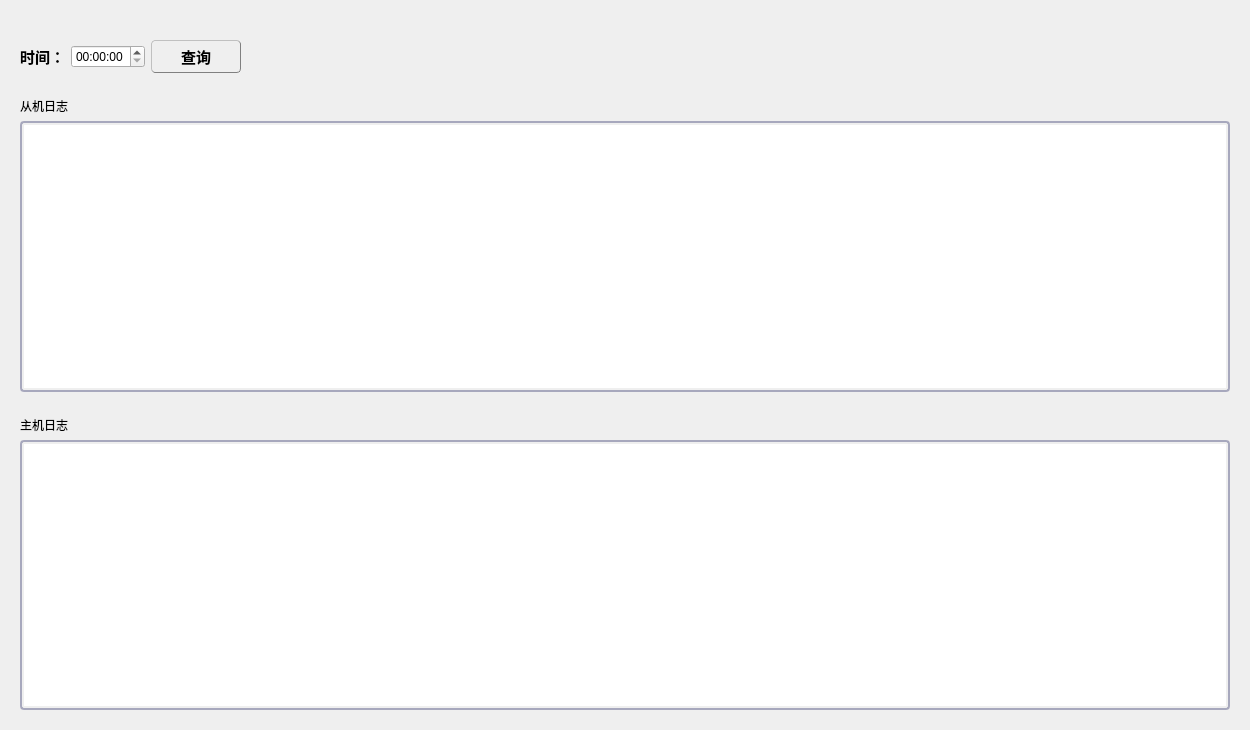
<?xml version="1.0" encoding="UTF-8"?>
<ui version="4.0">
 <class>FindXlsx</class>
 <widget class="QWidget" name="FindXlsx">
  <property name="geometry">
   <rect>
    <x>0</x>
    <y>0</y>
    <width>1250</width>
    <height>730</height>
   </rect>
  </property>
  <property name="minimumSize">
   <size>
    <width>0</width>
    <height>0</height>
   </size>
  </property>
  <property name="windowTitle">
   <string>日志查询</string>
  </property>
  <property name="styleSheet">
   <string notr="true"/>
  </property>
  <layout class="QGridLayout" name="gridLayout">
   <item row="0" column="0">
    <widget class="QLabel" name="label">
     <property name="text">
      <string/>
     </property>
    </widget>
   </item>
   <item row="1" column="0">
    <widget class="QWidget" name="widget" native="true">
     <layout class="QHBoxLayout" name="horizontalLayout">
      <item>
       <widget class="QLabel" name="label_4">
        <property name="styleSheet">
         <string notr="true">QLabel {
    font: 11pt;
	font: bold;
	font-family:&quot;Vrinda&quot;;
    color: rgb(0，0，0)；
	
}</string>
        </property>
        <property name="text">
         <string>时间：</string>
        </property>
       </widget>
      </item>
      <item>
       <widget class="QTimeEdit" name="timeEdit"/>
      </item>
      <item>
       <widget class="QPushButton" name="pushButton">
        <property name="styleSheet">
         <string notr="true">QPushButton{
    font: 11pt;
	font: bold;
	font-family:&quot;Vrinda&quot;;
	background-color:rgb(0,0,127);
	border:1px groove gray;
	border-radius:4px;
	padding:4px 4px;
	border-style: outset;
	width:80px;
	background-color:transparent;
}
QPushButton:hover{background-color:rgb(229, 241, 251); color: black;}
 QPushButton:pressed{background-color:rgb(204, 228, 247);border-style: inset;}</string>
        </property>
        <property name="text">
         <string>查询</string>
        </property>
       </widget>
      </item>
      <item>
       <spacer name="horizontalSpacer">
        <property name="orientation">
         <enum>Qt::Horizontal</enum>
        </property>
        <property name="sizeHint" stdset="0">
         <size>
          <width>40</width>
          <height>20</height>
         </size>
        </property>
       </spacer>
      </item>
     </layout>
    </widget>
   </item>
   <item row="2" column="0">
    <widget class="QWidget" name="widget_2" native="true">
     <layout class="QVBoxLayout" name="verticalLayout">
      <item>
       <widget class="QLabel" name="label_2">
        <property name="text">
         <string>从机日志</string>
        </property>
       </widget>
      </item>
      <item>
       <widget class="QTableWidget" name="tableWidget">
        <property name="styleSheet">
         <string notr="true">QTableWidget {
    font: 11pt;
	font-family:&quot;Vrinda&quot;;
    color: rgb(0, 0, 127);
	border: 2px solid rgb(167,168,189);
    border-radius: 4px;
     padding: 2px;
}</string>
        </property>
       </widget>
      </item>
     </layout>
    </widget>
   </item>
   <item row="3" column="0">
    <widget class="QWidget" name="widget_3" native="true">
     <layout class="QVBoxLayout" name="verticalLayout_2">
      <item>
       <widget class="QLabel" name="label_3">
        <property name="text">
         <string>主机日志</string>
        </property>
       </widget>
      </item>
      <item>
       <widget class="QTableWidget" name="tableWidget_2">
        <property name="styleSheet">
         <string notr="true">QTableWidget {
    font: 11pt;
	font-family:&quot;Vrinda&quot;;
    color: rgb(0, 0, 127);
	border: 2px solid rgb(167,168,189);
    border-radius: 4px;
     padding: 2px;
}</string>
        </property>
       </widget>
      </item>
     </layout>
    </widget>
   </item>
  </layout>
 </widget>
 <resources/>
 <connections/>
</ui>
